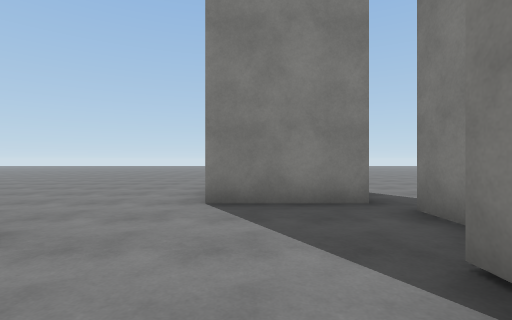
view 1 (above)

24 first-person views from a walk through a Unity game level. The camera is 1.2 m above the floor, looks level and sees 85° across. The floor is counted in squares, 1.8 m on a side. Each view is taken from the middle of a square. On the plan, view 1 faces up. The plan holds only what a view shows up to about 9 squares ahead; the rest is blank. The place goes on beyond the plan. The player is left out. Surface patterns are stand-ins for the level's own textures.

view 2
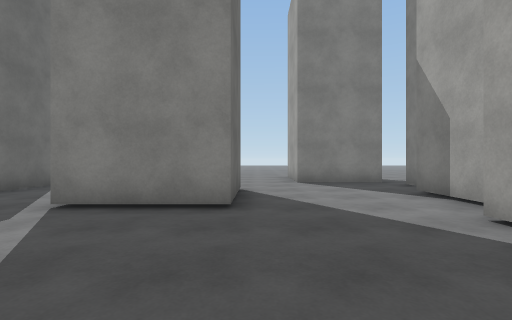

view 3
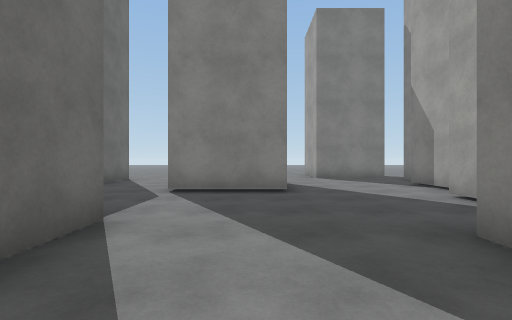

view 4
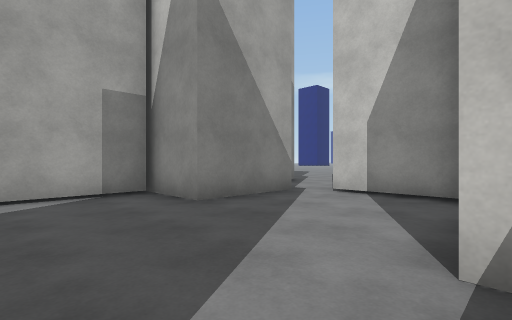

view 5
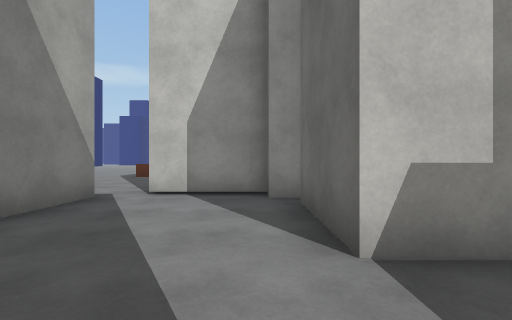

view 6
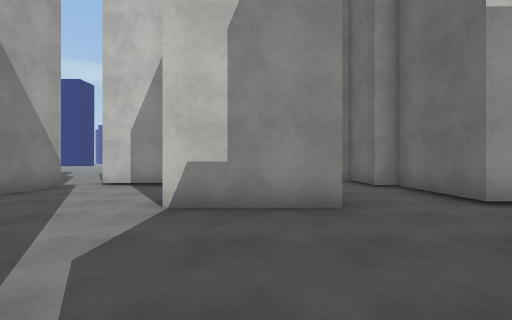

view 7
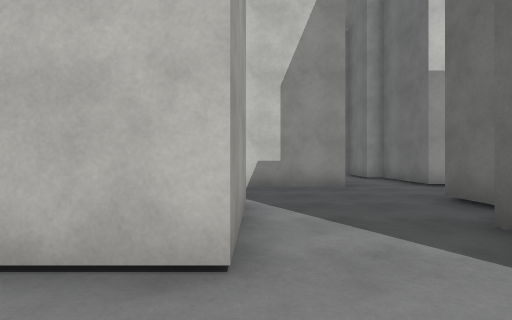

view 8
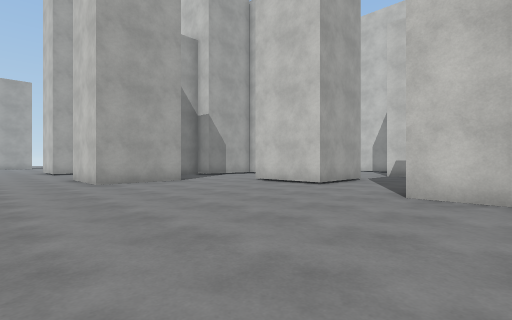

view 9
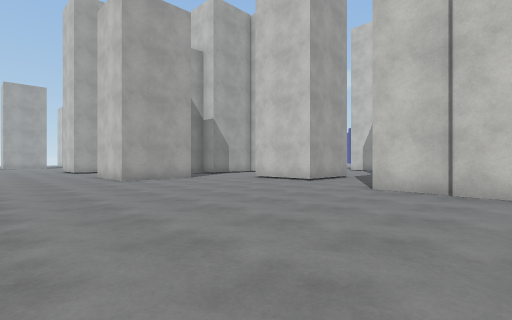

view 10
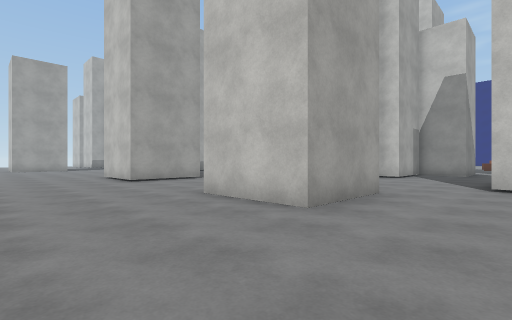

view 11
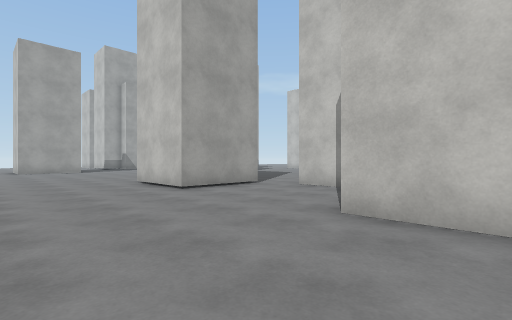

view 12
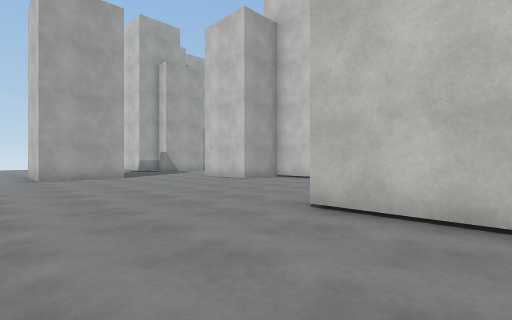

view 13
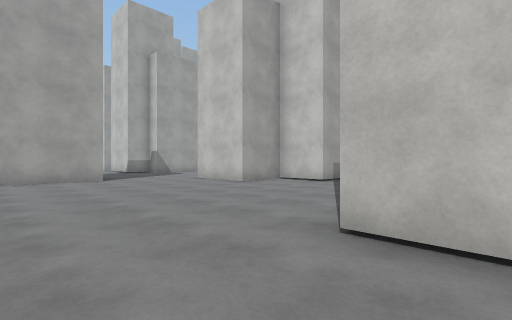

view 14
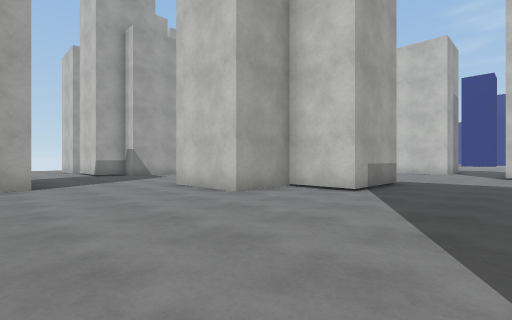

view 15
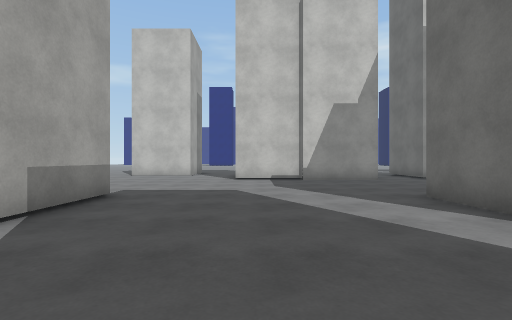

view 16
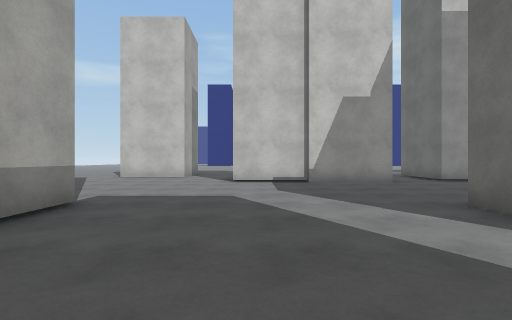

view 17
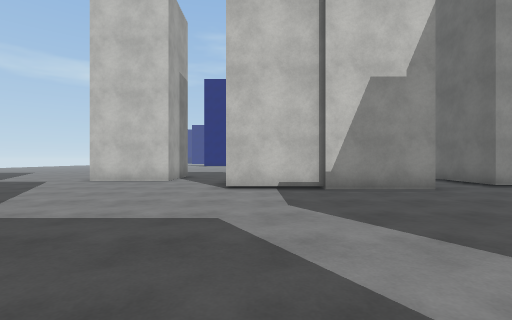

view 18
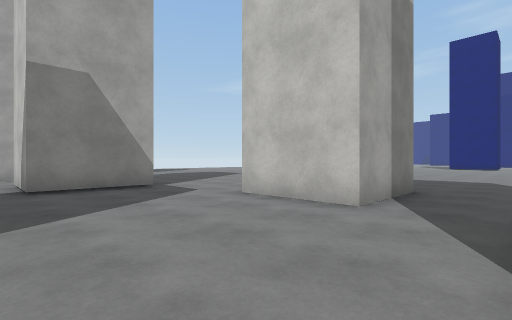

view 19
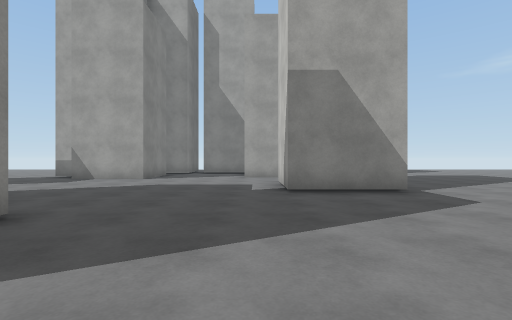

view 20
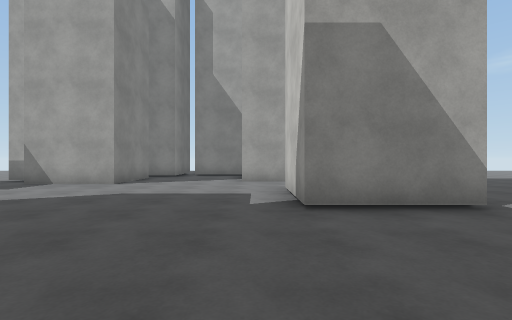

view 21
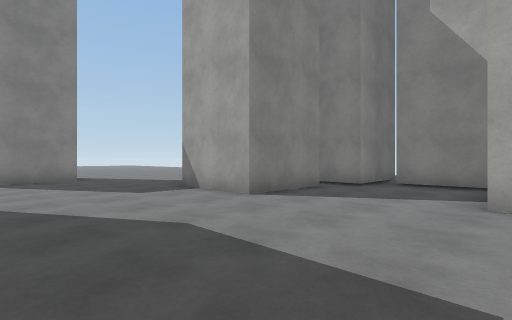

view 22
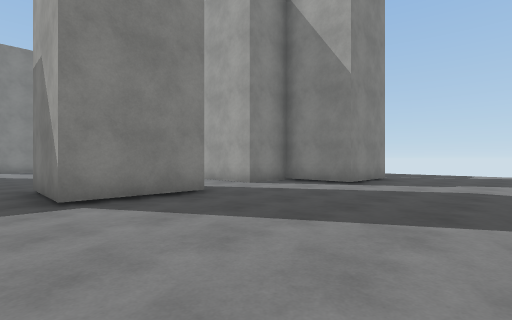

view 23
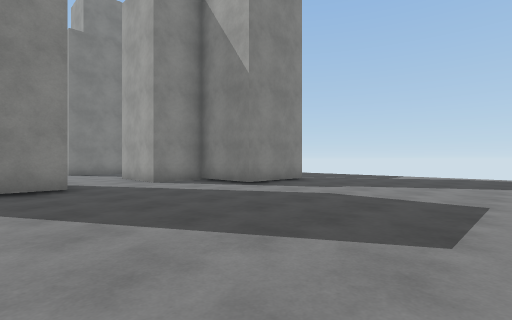

view 24
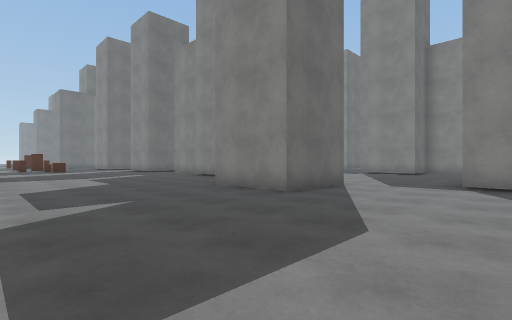

### Floor plan
Points are (right, up) in squares from view 1. A wall is a line through its corners. A room is listed if a view was taken in it or the views show most of it. See-through windows are left out.
Room 1 (views 1, 2, 3, 4, 5)
walls: (-4.7, -2.9) (-4.7, -5.4); (-2.3, 2.4) (-2.3, -0.1) (-4.9, -0.1); (1.3, 0) (1.3, 1.8); (0.5, -3.5) (0.5, -0.9); (-1.1, -6.1) (-1.1, -3.6) (1, -3.6); (2.1, 2.8) (2.1, 3.8); (-4.9, -5.9) (-4.1, -5.9); (-4.2, -6.4) (-1.9, -6.4); (1.8, 4.3) (-0.8, 4.3) (-0.8, 5.5)
ways out: opening at (-5, -1.5) to room 2; opening at (-2, 4) to room 2; opening at (2, 4) to room 3
Room 2 (views 6, 7, 8, 9, 10)
walls: (-7.4, 3.4) (-7.4, 1.1); (-9.8, 3.7) (-7.4, 3.7); (-4.9, -0.1) (-4.9, 2.4) (-2.3, 2.4); (-0.8, 5.5) (-0.8, 6.7); (-8.3, 0.2) (-8.3, -0.9); (-7.2, -2.9) (-4.7, -2.9); (-9.9, -3.2) (-9.4, -3.2) (-9.4, -5.9) (-8.9, -5.9)
ways out: opening at (-5, -1.5) to room 1; opening at (-2, 4) to room 1; opening at (-8, -5) to room 3; opening at (0, 9) to room 3
Room 3 (views 11, 12, 13, 14, 15, 16, 17, 18, 19, 20, 21, 22, 23, 24)
walls: (11.7, -1.2) (11.7, 1.3) (13.4, 1.3) (13.4, 3.1) (16, 3.1); (14.3, -7.9) (14.3, -10.4) (11.7, -10.4) (11.7, -7.9) (14.3, -7.9); (19.4, -7.2) (16.8, -7.2) (16.8, -4.7) (19.2, -4.7); (7.4, -5.5) (9.8, -5.5); (22.9, -6.1) (21.7, -6.1) (21.7, -3.5); (4.9, -5.3) (7.5, -5.3); (5.9, 0.6) (5.9, -1.1); (23.2, -0.1) (20.8, -0.1) (20.8, 2.5); (21.7, 3.1) (21.7, 3.6); (16.8, 6.1) (16.8, 8.7) (17.2, 8.7); (24.8, -3.4) (24.8, -1.4); (19.2, 6.2) (17.4, 6.2); (5.7, 4.1) (5.7, 6.7) (8.2, 6.7); (25.1, -8.4) (23.4, -8.4) (23.4, -6.6); (2.2, -5.9) (3.1, -5.9) (3.1, -8); (26.5, -0.8) (24, -0.8) (24, 0.5); (3.4, 3.7) (4.6, 3.7); (-0.8, 6.7) (1.8, 6.7); (-8.9, -5.9) (-8.9, -7.9)
ways out: opening at (2, 4) to room 1; opening at (-8, -5) to room 2; opening at (0, 9) to room 2

Where each view was taken, in squares from view 1:
view 1: 0 up, 0 right, facing up
view 2: 4 down, 2 left, facing up
view 3: 6 down, 3 left, facing up
view 4: 1 down, 5 left, facing down-right
view 5: 1 down, 4 left, facing down
view 6: 1 up, 6 left, facing down
view 7: 4 up, 5 left, facing down
view 8: 9 up, 9 left, facing down-right
view 9: 10 up, 10 left, facing down-right
view 10: 10 up, 3 left, facing down-right
view 11: 10 up, 0 right, facing down-right
view 12: 10 up, 6 right, facing down-right
view 13: 9 up, 7 right, facing down-right
view 14: 7 up, 9 right, facing down-right
view 15: 4 up, 9 right, facing down
view 16: 3 up, 9 right, facing down
view 17: 1 up, 9 right, facing down
view 18: 4 down, 10 right, facing down-right
view 19: 4 down, 11 right, facing right
view 20: 4 down, 13 right, facing right
view 21: 4 down, 17 right, facing up-right
view 22: 12 down, 16 right, facing up-right
view 23: 14 down, 18 right, facing up-right
view 24: 15 down, 18 right, facing up-left
